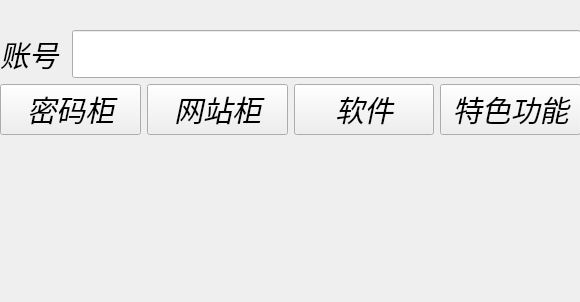
<?xml version="1.0" encoding="UTF-8"?>
<ui version="4.0">
 <class>Form</class>
 <widget class="QWidget" name="Form">
  <property name="geometry">
   <rect>
    <x>0</x>
    <y>0</y>
    <width>580</width>
    <height>302</height>
   </rect>
  </property>
  <property name="windowTitle">
   <string>登录</string>
  </property>
  <widget class="QWidget" name="layoutWidget">
   <property name="geometry">
    <rect>
     <x>0</x>
     <y>30</y>
     <width>581</width>
     <height>271</height>
    </rect>
   </property>
   <layout class="QVBoxLayout" name="verticalLayout">
    <item>
     <layout class="QHBoxLayout" name="horizontalLayout">
      <item>
       <widget class="QLabel" name="label">
        <property name="minimumSize">
         <size>
          <width>0</width>
          <height>48</height>
         </size>
        </property>
        <property name="font">
         <font>
          <family>得意黑</family>
          <pointsize>22</pointsize>
          <italic>true</italic>
         </font>
        </property>
        <property name="text">
         <string>账号</string>
        </property>
       </widget>
      </item>
      <item>
       <widget class="QLineEdit" name="line">
        <property name="minimumSize">
         <size>
          <width>0</width>
          <height>40</height>
         </size>
        </property>
        <property name="font">
         <font>
          <family>得意黑</family>
          <pointsize>22</pointsize>
          <italic>true</italic>
         </font>
        </property>
        <property name="echoMode">
         <enum>QLineEdit::Password</enum>
        </property>
       </widget>
      </item>
     </layout>
    </item>
    <item>
     <layout class="QHBoxLayout" name="horizontalLayout_2">
      <item>
       <widget class="QPushButton" name="button_password">
        <property name="minimumSize">
         <size>
          <width>0</width>
          <height>50</height>
         </size>
        </property>
        <property name="font">
         <font>
          <family>得意黑</family>
          <pointsize>22</pointsize>
          <italic>true</italic>
         </font>
        </property>
        <property name="text">
         <string>密码柜</string>
        </property>
       </widget>
      </item>
      <item>
       <widget class="QPushButton" name="button_web">
        <property name="minimumSize">
         <size>
          <width>0</width>
          <height>50</height>
         </size>
        </property>
        <property name="font">
         <font>
          <family>得意黑</family>
          <pointsize>22</pointsize>
          <italic>true</italic>
         </font>
        </property>
        <property name="text">
         <string>网站柜</string>
        </property>
       </widget>
      </item>
      <item>
       <widget class="QPushButton" name="button_app">
        <property name="minimumSize">
         <size>
          <width>0</width>
          <height>50</height>
         </size>
        </property>
        <property name="font">
         <font>
          <family>得意黑</family>
          <pointsize>22</pointsize>
          <italic>true</italic>
         </font>
        </property>
        <property name="text">
         <string>软件</string>
        </property>
       </widget>
      </item>
      <item>
       <widget class="QPushButton" name="button_func">
        <property name="minimumSize">
         <size>
          <width>0</width>
          <height>50</height>
         </size>
        </property>
        <property name="font">
         <font>
          <family>得意黑</family>
          <pointsize>22</pointsize>
          <italic>true</italic>
         </font>
        </property>
        <property name="text">
         <string>特色功能</string>
        </property>
       </widget>
      </item>
     </layout>
    </item>
    <item>
     <widget class="QLabel" name="label_word">
      <property name="font">
       <font>
        <family>得意黑</family>
        <pointsize>22</pointsize>
        <italic>true</italic>
       </font>
      </property>
      <property name="text">
       <string/>
      </property>
     </widget>
    </item>
   </layout>
  </widget>
 </widget>
 <resources/>
 <connections/>
</ui>
